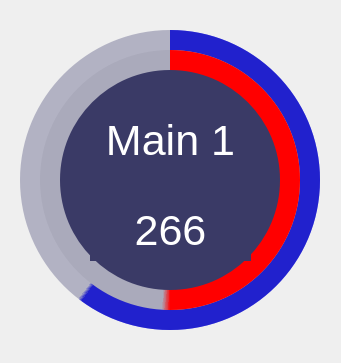
<?xml version="1.0" encoding="UTF-8"?>
<ui version="4.0">
 <class>circular_progress</class>
 <widget class="QWidget" name="circular_progress">
  <property name="geometry">
   <rect>
    <x>0</x>
    <y>0</y>
    <width>341</width>
    <height>363</height>
   </rect>
  </property>
  <property name="windowTitle">
   <string>Form</string>
  </property>
  <widget class="QFrame" name="circularProgressBar_Main">
   <property name="geometry">
    <rect>
     <x>20</x>
     <y>30</y>
     <width>320</width>
     <height>342</height>
    </rect>
   </property>
   <property name="styleSheet">
    <string notr="true">background-color: none;</string>
   </property>
   <property name="frameShape">
    <enum>QFrame::NoFrame</enum>
   </property>
   <property name="frameShadow">
    <enum>QFrame::Raised</enum>
   </property>
   <widget class="QFrame" name="circular_Production_Progress">
    <property name="geometry">
     <rect>
      <x>0</x>
      <y>0</y>
      <width>300</width>
      <height>300</height>
     </rect>
    </property>
    <property name="styleSheet">
     <string notr="true">QFrame{
	border-radius: 150px;	
	background-color: qconicalgradient(cx:0.5, cy:0.5, angle:90, stop:0.400 rgba(0, 0, 255, 255), stop:0.395 rgba(0, 0, 255, 0));
}</string>
    </property>
    <property name="frameShape">
     <enum>QFrame::StyledPanel</enum>
    </property>
    <property name="frameShadow">
     <enum>QFrame::Raised</enum>
    </property>
   </widget>
   <widget class="QFrame" name="circular_Production_Bg">
    <property name="geometry">
     <rect>
      <x>0</x>
      <y>0</y>
      <width>300</width>
      <height>300</height>
     </rect>
    </property>
    <property name="styleSheet">
     <string notr="true">QFrame{
	border-radius: 150px;	
	background-color: rgba(85, 85, 127, 100);
}</string>
    </property>
    <property name="frameShape">
     <enum>QFrame::StyledPanel</enum>
    </property>
    <property name="frameShadow">
     <enum>QFrame::Raised</enum>
    </property>
   </widget>
   <widget class="QFrame" name="circularContainer">
    <property name="geometry">
     <rect>
      <x>40</x>
      <y>40</y>
      <width>220</width>
      <height>220</height>
     </rect>
    </property>
    <property name="baseSize">
     <size>
      <width>0</width>
      <height>0</height>
     </size>
    </property>
    <property name="styleSheet">
     <string notr="true">QFrame{
	border-radius: 110px;	
	background-color: rgb(58, 58, 102);
}</string>
    </property>
    <property name="frameShape">
     <enum>QFrame::StyledPanel</enum>
    </property>
    <property name="frameShadow">
     <enum>QFrame::Raised</enum>
    </property>
    <widget class="QLabel" name="label_line">
     <property name="geometry">
      <rect>
       <x>20</x>
       <y>50</y>
       <width>181</width>
       <height>41</height>
      </rect>
     </property>
     <property name="font">
      <font>
       <pointsize>32</pointsize>
      </font>
     </property>
     <property name="styleSheet">
      <string notr="true">color:white</string>
     </property>
     <property name="text">
      <string>Main 1</string>
     </property>
     <property name="alignment">
      <set>Qt::AlignCenter</set>
     </property>
    </widget>
    <widget class="QLabel" name="label_qty">
     <property name="geometry">
      <rect>
       <x>30</x>
       <y>130</y>
       <width>161</width>
       <height>61</height>
      </rect>
     </property>
     <property name="font">
      <font>
       <pointsize>32</pointsize>
      </font>
     </property>
     <property name="styleSheet">
      <string notr="true">color:white</string>
     </property>
     <property name="text">
      <string>266</string>
     </property>
     <property name="alignment">
      <set>Qt::AlignCenter</set>
     </property>
    </widget>
   </widget>
   <widget class="QFrame" name="circular_TT_Progress">
    <property name="geometry">
     <rect>
      <x>20</x>
      <y>20</y>
      <width>260</width>
      <height>260</height>
     </rect>
    </property>
    <property name="styleSheet">
     <string notr="true">QFrame{
	border-radius: 130px;	
	background-color: qconicalgradient(cx:0.5, cy:0.5, angle:90, stop:0.49 rgba(255, 0, 0, 0), stop:0.5 rgba(255, 0, 0, 255));
}</string>
    </property>
    <property name="frameShape">
     <enum>QFrame::StyledPanel</enum>
    </property>
    <property name="frameShadow">
     <enum>QFrame::Raised</enum>
    </property>
   </widget>
   <widget class="QFrame" name="circular_TT_Bg">
    <property name="geometry">
     <rect>
      <x>20</x>
      <y>20</y>
      <width>260</width>
      <height>260</height>
     </rect>
    </property>
    <property name="styleSheet">
     <string notr="true">QFrame{
	border-radius: 130px;	
	background-color: rgb(225,225,225);
}</string>
    </property>
    <property name="frameShape">
     <enum>QFrame::StyledPanel</enum>
    </property>
    <property name="frameShadow">
     <enum>QFrame::Raised</enum>
    </property>
   </widget>
   <zorder>circular_Production_Progress</zorder>
   <zorder>circular_TT_Bg</zorder>
   <zorder>circular_Production_Bg</zorder>
   <zorder>circular_TT_Progress</zorder>
   <zorder>circularContainer</zorder>
  </widget>
 </widget>
 <resources/>
 <connections/>
</ui>
